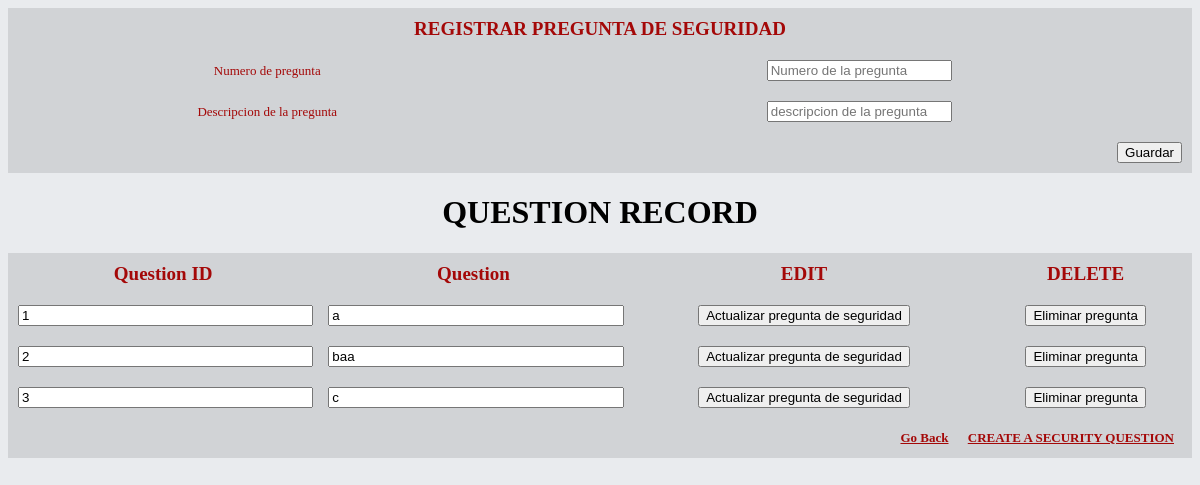
Page /admin/crud_securityq/view.php?action=ver&m=1 on the committed database.
### tables this page shows
CREATE TABLE `security_question` (
  `num_question` int(11) NOT NULL,
  `question` varchar(45) NOT NULL
);

### admin/crud_securityq/view.php (the view, shortened to what this page needs)
<?php
$db=database::conectar();
?>
<!DOCTYPE html>
<html lang="es">
<head>
	<link rel="stylesheet" type="text/css" href="../main.css">
</head>
<body>
	<center>
	<div id="uno">
		<?php if (!empty($_GET['m']) and !empty($_GET['action']) ) { ?>
		<form method="POST">
			<table class="redTable">
				<thead><tr><th colspan="2">REGISTRAR PREGUNTA DE SEGURIDAD</th></tr></thead>
				<tr><td>Numero de pregunta</td>
				<td><input id="form" type="number" name="num_preg" placeholder="Numero de la pregunta" ></td></tr>
				<tr><td>Descripcion de la pregunta</td>
				<td><input id="form" type="text" name="desc_pregunta" placeholder="Descripcion de la pregunta" style="text-transform: lowercase;"></td></tr>
				<tfoot>
					<tr>
						<td colspan="2">
							<div class="links">
								<input id="buton2c" type="submit"  value="Guardar" onclick="this.form.action='?action=registrar';"/>
							</div>
						</td>
					</tr>
					</tfoot>
			</table>
		</form>
		<?php } ?>
	</div>
	<div id="uno" >
			<h1>QUESTION RECORD</h1>
			<table class="redTable">
			<thead><tr>
			<th>Question ID</th>
			<th>Question</th>
			<th>EDIT</th>
			<th>DELETE</th>
			</tr></thead>
			<?php
			$sql1="select * from security_question;";
			$query=$db->query($sql1);
			while($row=$query->fetch(PDO::FETCH_ASSOC)){
			 ?>
		<form method="POST">
			<tr>
			<td ><input id="form" type="number" style="width: 99%" name="num" value="<?php echo $row["num_question"];?>" ></td>
			<td ><input style="width: 99%" id="form" type="text" name="preg" value="<?php echo $row["question"] ; ?>" placeholder="descripcion pregunta" style="text-transform: lowercase;" ></td>
			<td ><input type="submit" id="buton2d"  value="Actualizar pregunta de seguridad" onclick="this.form.action='?action=actualizar';"/></td>
			<td ><input type="submit" id="buton2d"  value="Eliminar pregunta" onclick="this.form.action='?action=eliminar';"/></td>
			</tr>
		</form>
	<?php } ?>
		<tfoot>
			<tr>
				<td colspan="4">
					<div class="links">
						<a href="../index_admin.php" id="buton1b">Go Back</a>
						<a href="?action=ver&m=1" id="buton1b">CREATE A SECURITY QUESTION</a>
					</div>
				</td>
			</tr>
		</tfoot>
		</table>
</div>
</center>
</body>
</html>

### admin/main.css (style rules this page uses)
body { background-color: #e9ebee; }
table.redTable { border: none; background-color: rgba(0,0,0,.1); width: 100%; text-align: center; border-collapse: collapse; }
table.redTable td, table.redTable th { border: none; padding: 10px; color: #A40808; }
table.redTable tbody td { font-size: 13px; }
table.redTable thead { color: #A40808; }
table.redTable thead th { font-size: 19px; font-weight: bold; color: #A40808; text-align: center; border-left: none; }
table.redTable thead th:first-child { border-left: none; }
table.redTable tfoot { font-size: 13px; font-weight: bold; color: #e9ebee; width: 100%; }
table.redTable tfoot td { font-size: 13px; }
table.redTable tfoot .links { text-align: right; }
table.redTable tfoot .links a { display: inline-block; color: #A40808; padding: 2px 8px; border-radius: 0; }

### rows in the picture
security_question: num "1", preg "a"
security_question: num "2", preg "baa"
security_question: num "3", preg "c"
